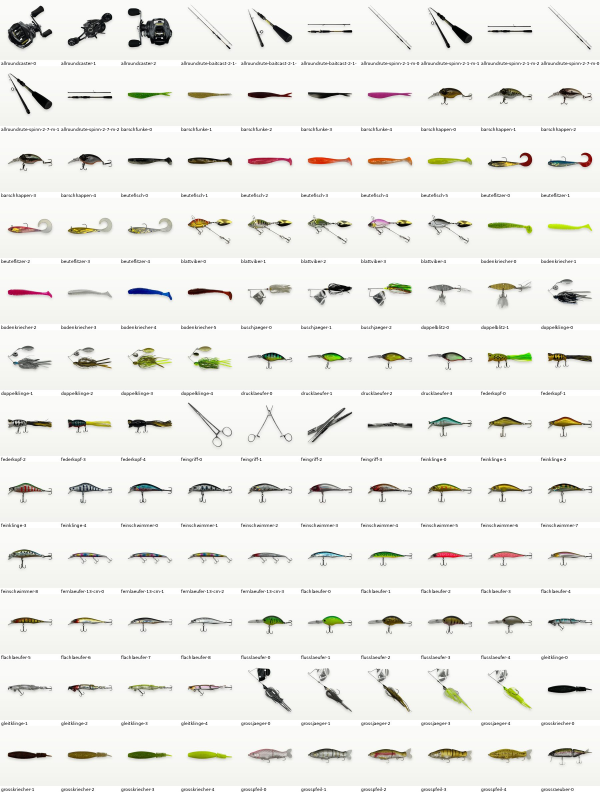
#> input picture inhalte/bilder/pruefung/alle-neu-1.jpg, 1800 x 2376 px (shown at 1/3 size)
$ python -i studio3.py   (imports and definitions only)
#> lines starting #> are read from the running program, lines starting #| are printed output that depends on the picture; after the words box and inside, x2 and y2 are one past the last pixel; in counts of white or black regions, pixels touching at a corner belong together
#> further down, picture is the input picture: PIL image 1800x2376 RGB; mean R, G, B 236.3, 236.4, 231.8
"""Studio look v3: cleaner cut-out (faint grey haze and specks no longer count as product), product centred on its
real outline, colours kept as in the original, brighter and flatter paper backdrop."""
import numpy as np
from PIL import Image, ImageFilter
from scipy import ndimage

FILL = 0.74
BG_TOP, BG_BOTTOM = (251, 251, 249), (242, 242, 238)

def backdrop(size):
    t = np.linspace(0, 1, size)[:, None] ** 1.6
    top, bot = np.array(BG_TOP, float), np.array(BG_BOTTOM, float)
    col = top[None, :] * (1 - t[..., None]) + bot[None, :] * t[..., None]
    return Image.fromarray(np.repeat(col, size, axis=1).astype(np.uint8), 'RGB')

def cutout(im, holes=True, haze=True):
#> called with holes = True, haze = True
    a = np.asarray(im).astype(np.int16)
    mn, chroma = a.min(axis=2), a.max(axis=2) - a.min(axis=2)
    light = ((mn > 236) & (chroma < 14)) | (((mn > 212) & (chroma < 10)) if haze else False)
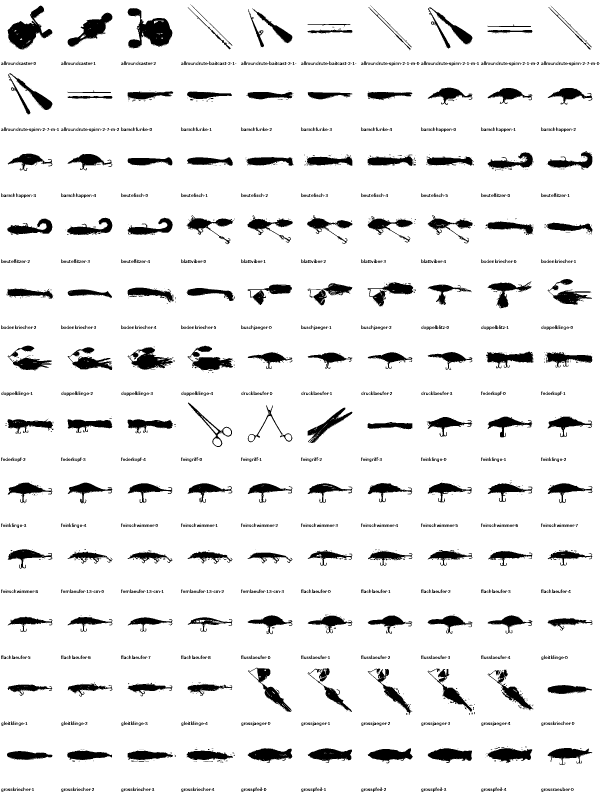
#> light: shape (2376, 1800) bool (shown at 1/3 size); 91.6% white; 2826 black regions (1449 under 20 px), largest, box (x1, y1, x2, y2) and area: (383, 24, 517, 145) 7891, (23, 17, 157, 149) 7175, (203, 38, 337, 141) 4838
    lab, _ = ndimage.label(light)
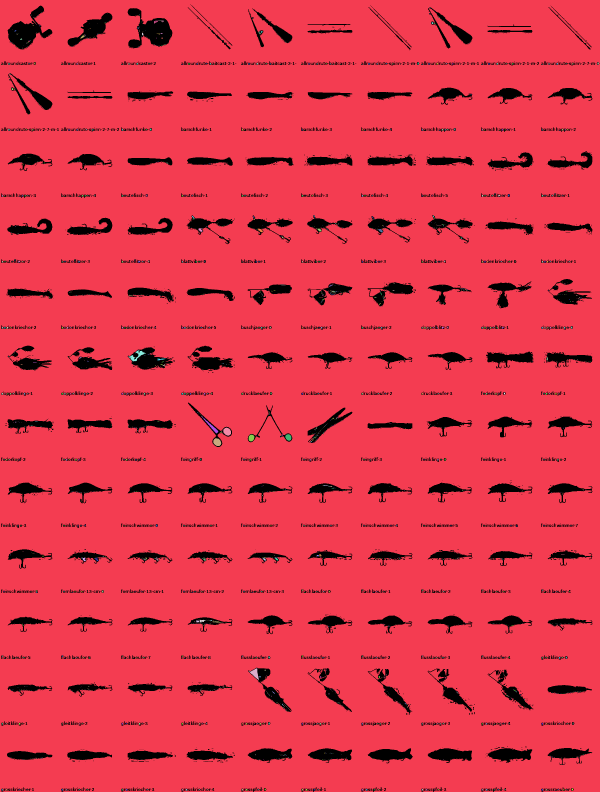
#> lab: shape (2376, 1800) int32 (shown at 1/3 size); 2512 distinct labels, from 0 to 2511; one colour per label, 0 black
    border = set(np.unique(np.concatenate([lab[0], lab[-1], lab[:, 0], lab[:, -1]]))) - {0}
#> border = 1 item
    obj = ~np.isin(lab, list(border))
#> obj: shape (2376, 1800) bool; 8.7% white; 2812 white regions (1435 under 20 px), largest, box (x1, y1, x2, y2) and area: (383, 24, 517, 145) 8122, (23, 17, 157, 149) 7306, (383, 1042, 518, 1110) 5063
    obj = ndimage.binary_opening(obj, iterations=1)
#> obj: shape (2376, 1800) bool; 7.8% white; 1619 white regions (891 under 20 px), largest, box (x1, y1, x2, y2) and area: (23, 17, 157, 149) 7251, (385, 54, 517, 145) 7216, (383, 1042, 518, 1109) 4976
    lab2, n = ndimage.label(obj)
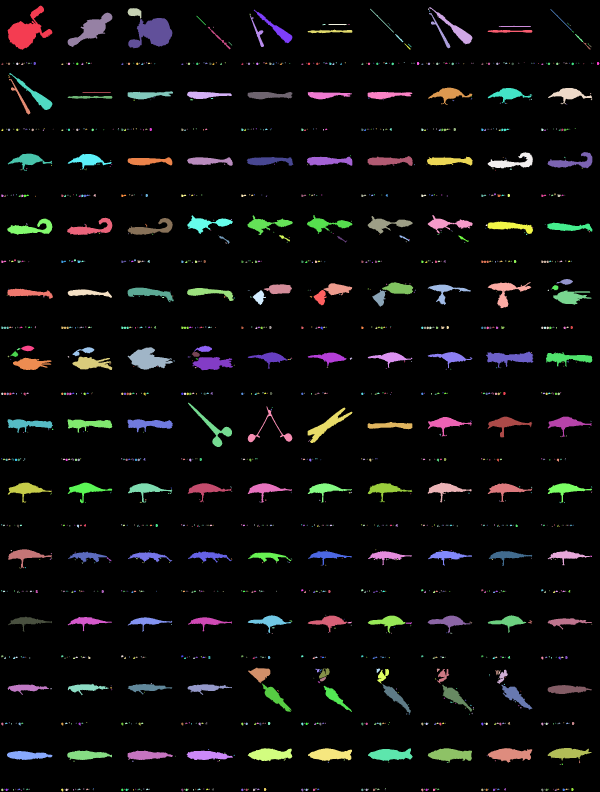
#> lab2: shape (2376, 1800) int32 (shown at 1/3 size); 1655 distinct labels, from 0 to 1654; one colour per label, 0 black
#> n = 1654
    if n > 1:
        sizes = ndimage.sum(obj, lab2, range(1, n + 1))
#> sizes = 1654 values, max 7251 at index 0, min 5 at index 14, mean 200.6
        keep = np.isin(lab2, [i + 1 for i, s in enumerate(sizes) if s >= max(sizes.max() * 0.004, 30)])
#> keep: shape (2376, 1800) bool; 7.4% white; 437 white regions, largest, box (x1, y1, x2, y2) and area: (23, 17, 157, 149) 7251, (385, 54, 517, 145) 7216, (383, 1042, 518, 1109) 4971
        obj = keep
    # enclosed pure-white areas (inside a reel bail, plier rings, spinner frames) are background, not product;
    # large flat clipped regions only, so specular highlights and white or pearl lures stay intact
    flat = (mn >= 247) & (chroma < 8)
#> flat: shape (2376, 1800) bool; 38.2% white; 8756 white regions (8329 under 20 px), largest, box (x1, y1, x2, y2) and area: (0, 1168, 1800, 1270) 142608, (0, 1566, 1800, 1659) 141762, (0, 376, 1800, 470) 132609
    lab3, n3 = ndimage.label(flat & obj)
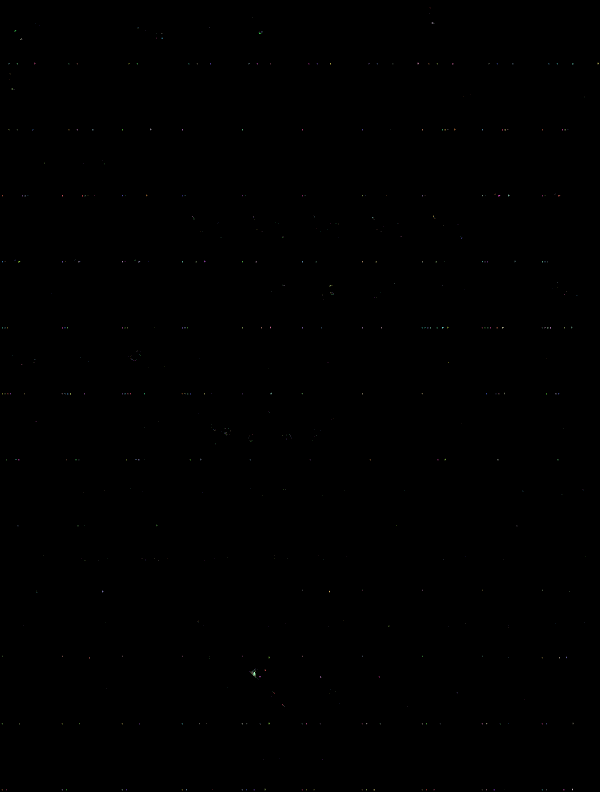
#> lab3: shape (2376, 1800) int32 (shown at 1/3 size); 745 distinct labels, from 0 to 744; one colour per label, 0 black
#> n3 = 744
    if n3 and holes:
        sizes = ndimage.sum(np.ones_like(mn), lab3, range(1, n3 + 1))
#> sizes = 744 values, max 57 at index 602, min 1 at index 1, mean 3.85
        big = [i + 1 for i, s in enumerate(sizes) if s >= mn.size * 0.0012]
#> big = []
        if big:
            hole = ndimage.binary_dilation(np.isin(lab3, big), iterations=1) & (mn > 225) & (chroma < 16)
            obj = obj & ~hole
    alpha = ndimage.gaussian_filter(obj.astype(np.float32), 0.8)
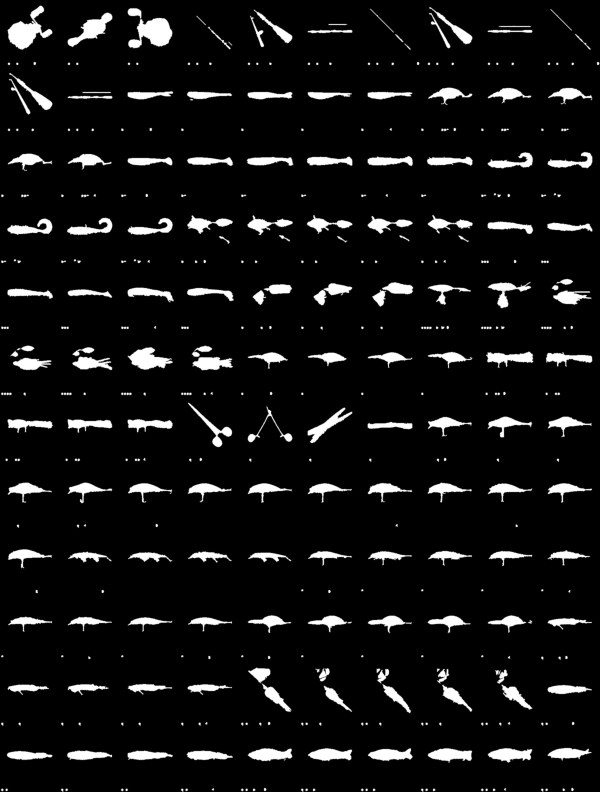
#> alpha: shape (2376, 1800) float32 (shown at 1/3 size); min 0, max 1, mean 0.0744
    return Image.fromarray((np.clip(alpha, 0, 1) * 255).astype(np.uint8), 'L')

def studio3(im, size=1400, sharpen=(1.0, 70, 2), jpeg_source=False, holes=True, haze=True):
    alpha = cutout(im, holes, haze)
    box = alpha.point(lambda v: 255 if v > 128 else 0).getbbox()
#> box = (3, 17, 1798, 2376)
    if not box: return backdrop(size)
    obj, m = im.crop(box), alpha.crop(box)
#> obj: PIL image 1795x2359 RGB
    if jpeg_source:
        import cv2
        obj = Image.fromarray(np.clip(cv2.bilateralFilter(np.asarray(obj).astype(np.float32), 5, 10, 3), 0, 255).astype(np.uint8))
    s = size * FILL / max(obj.size)
    ns = (max(1, round(obj.width * s)), max(1, round(obj.height * s)))
    obj, m = obj.resize(ns, Image.LANCZOS), m.resize(ns, Image.LANCZOS)
#> obj: PIL image 788x1036 RGB
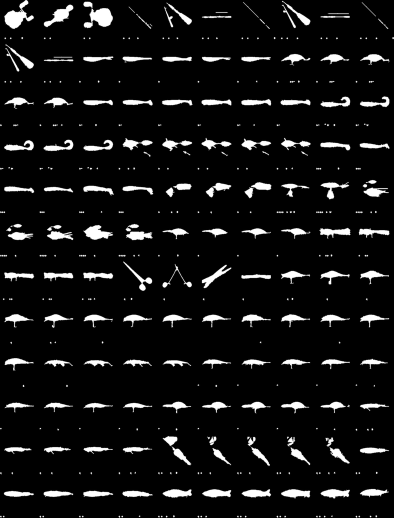
#> m: PIL image 788x1036 L (shown at 1/2 size); min 0, max 255, mean 19.2
    r, p, t = sharpen
    obj = obj.filter(ImageFilter.UnsharpMask(radius=r, percent=p, threshold=t))
    # optical centre: halfway between the outline box and the product's visual mass (hooks hanging below pull less)
    ma = np.asarray(m).astype(float)
    cy = (ma.sum(1) * np.arange(ns[1])).sum() / max(ma.sum(), 1)
#> cy = 501.7
    oy = round(((ns[1] / 2) - cy) * 0.5)
#> oy = 8
    x, y = (size - ns[0]) // 2, (size - ns[1]) // 2 - round(size * 0.015) + oy
#> x = 306; y = 169
    out = backdrop(size)
    sh = Image.new('L', (size, size), 0); sh.paste(m, (x, y + round(size * 0.022)))
    sh = sh.filter(ImageFilter.GaussianBlur(size * 0.02)).point(lambda v: int(v * 0.24))
    out.paste(Image.new('RGB', (size, size), (46, 44, 36)), mask=sh)
    out.paste(obj, (x, y), mask=m)
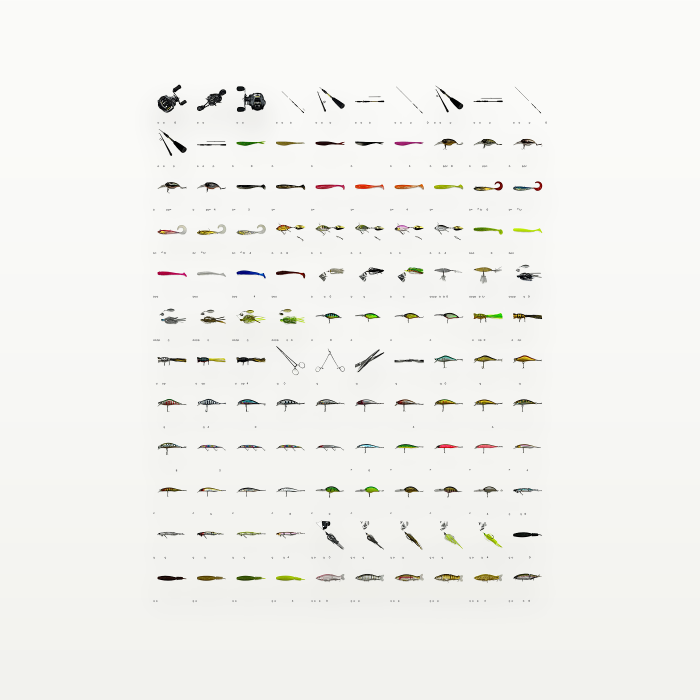
#> out: PIL image 1400x1400 RGB (shown at 1/2 size); mean R, G, B 242, 241.9, 238.5
    return out

>>> from PIL import Image
>>> picture = Image.open('alle-neu-1.jpg')
>>> result = studio3(picture)

$ run again, on inhalte/bilder/pruefung/alle-neu-2.jpg
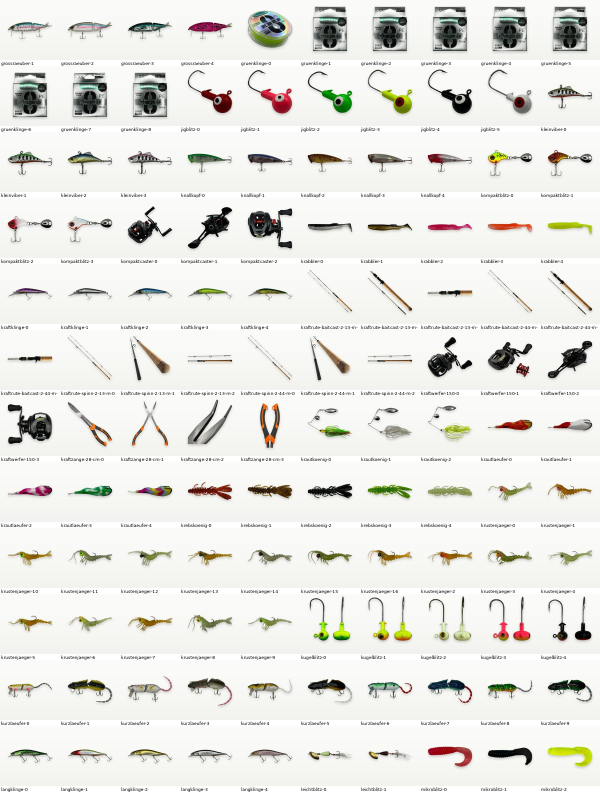
#> input picture inhalte/bilder/pruefung/alle-neu-2.jpg, 1800 x 2376 px (shown at 1/3 size)
#> picture is the input picture: PIL image 1800x2376 RGB; mean R, G, B 231.6, 231.4, 226.5
#> light: shape (2376, 1800) bool; 88% white; 2960 black regions (1606 under 20 px), largest, box (x1, y1, x2, y2) and area: (742, 32, 878, 146) 11994, (218, 218, 322, 354) 11526, (1658, 20, 1762, 157) 11383
#> lab: shape (2376, 1800) int32; 2698 distinct labels, from 0 to 2697
#> border = 1 item
#> lab2: shape (2376, 1800) int32; 1652 distinct labels, from 0 to 1651
#> n = 1651
#> in cutout, `sizes = ndimage.sum(obj, lab2, range(1, n + 1))`: sizes = 1651 values, max 13718 at index 2, min 5 at index 17, mean 301.2
#> keep: shape (2376, 1800) bool; 11% white; 184 white regions, largest, box (x1, y1, x2, y2) and area: (1298, 20, 1402, 157) 13718, (1478, 20, 1582, 157) 13709, (218, 218, 322, 354) 13597
#> in cutout, `flat = (mn >= 247) & (chroma < 8)`:
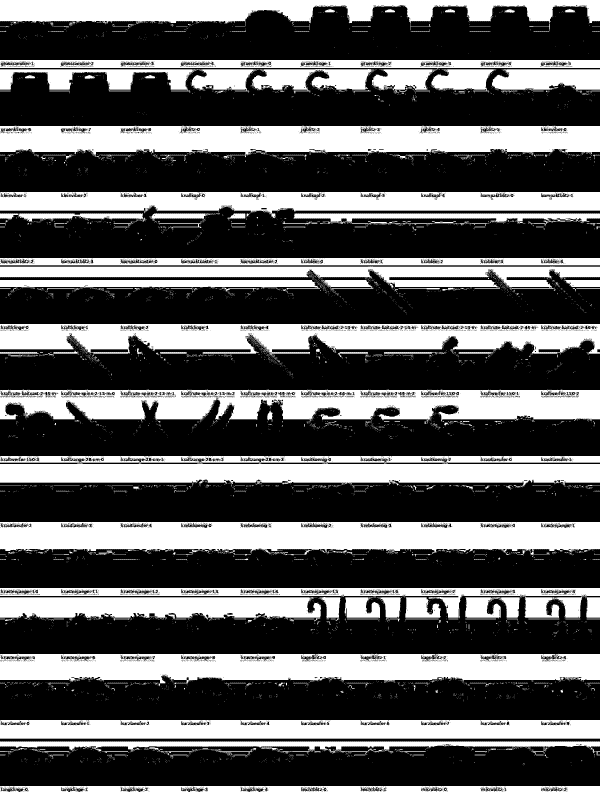
#> flat: shape (2376, 1800) bool (shown at 1/3 size); 36.6% white; 7551 white regions (7138 under 20 px), largest, box (x1, y1, x2, y2) and area: (0, 1566, 1800, 1665) 143362, (0, 376, 1800, 477) 133831, (0, 1960, 1800, 2058) 131923
#> lab3: shape (2376, 1800) int32; 361 distinct labels, from 0 to 360
#> n3 = 360
#> in cutout, `sizes = ndimage.sum(np.ones_like(mn), lab3, range(1, n3 + 1))`: sizes = 360 values, max 225 at index 33, min 1 at index 3, mean 5.52
#> big = []
#> box = (19, 20, 1780, 2373)
#> cy = 419.3
#> oy = 49
#> x = 312; y = 210
#> in studio3, `out.paste(obj, (x, y), mask=m)`:
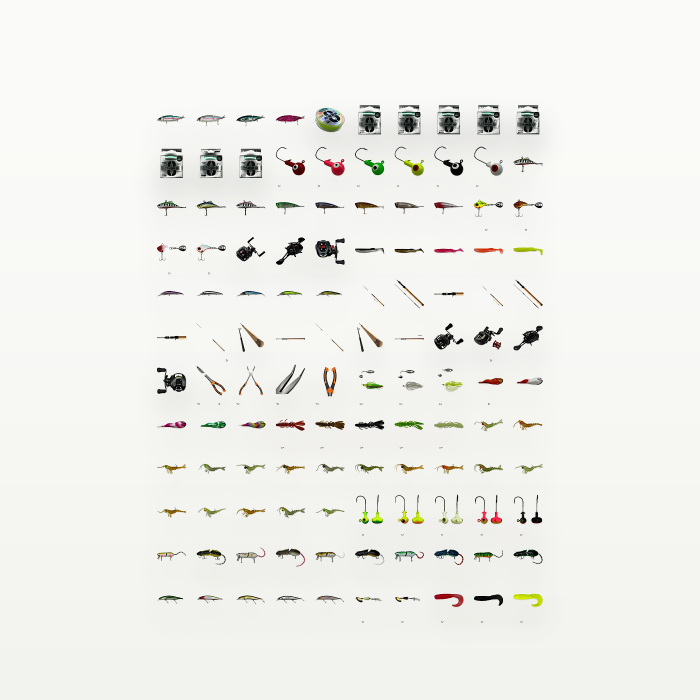
#> out: PIL image 1400x1400 RGB (shown at 1/2 size); mean R, G, B 239.5, 239.2, 235.7

$ run again, on inhalte/bilder/pruefung/alle-neu-3.jpg
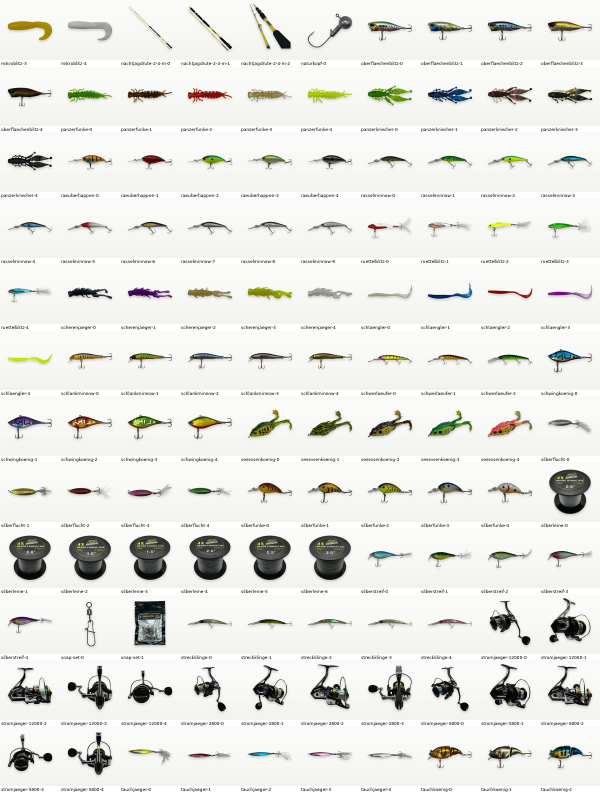
#> input picture inhalte/bilder/pruefung/alle-neu-3.jpg, 1800 x 2376 px (shown at 1/3 size)
#> picture is the input picture: PIL image 1800x2376 RGB; mean R, G, B 230.7, 231.1, 226.6
#> light: shape (2376, 1800) bool; 88.8% white; 2898 black regions (1519 under 20 px), largest, box (x1, y1, x2, y2) and area: (927, 1607, 1053, 1744) 12714, (207, 1607, 333, 1744) 12686, (1647, 1409, 1773, 1546) 12679
#> lab: shape (2376, 1800) int32; 2966 distinct labels, from 0 to 2965
#> border = 1 item
#> lab2: shape (2376, 1800) int32; 1624 distinct labels, from 0 to 1623
#> n = 1623
#> in cutout, `sizes = ndimage.sum(obj, lab2, range(1, n + 1))`: sizes = 1623 values, max 12808 at index 1054, min 5 at index 4, mean 284.2
#> keep: shape (2376, 1800) bool; 10.3% white; 238 white regions, largest, box (x1, y1, x2, y2) and area: (1647, 1409, 1773, 1546) 12808, (927, 1607, 1053, 1744) 12800, (207, 1607, 333, 1744) 12780
#> in cutout, `flat = (mn >= 247) & (chroma < 8)`:
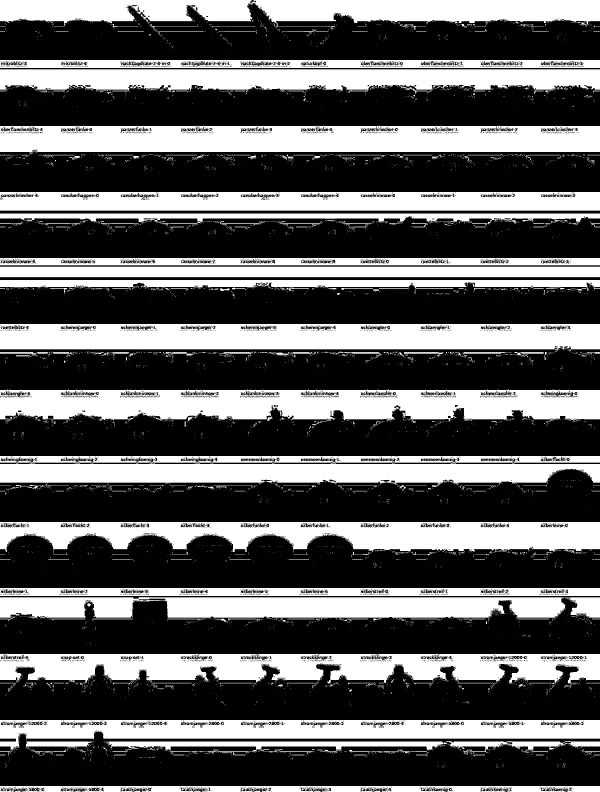
#> flat: shape (2376, 1800) bool (shown at 1/3 size); 37.1% white; 7906 white regions (7517 under 20 px), largest, box (x1, y1, x2, y2) and area: (0, 1168, 1800, 1269) 139849, (0, 376, 1800, 462) 133344, (0, 972, 1800, 1053) 130267
#> lab3: shape (2376, 1800) int32; 816 distinct labels, from 0 to 815
#> n3 = 815
#> in cutout, `sizes = ndimage.sum(np.ones_like(mn), lab3, range(1, n3 + 1))`: sizes = 815 values, max 73 at index 351, min 1 at index 0, mean 3.32
#> big = []
#> box = (12, 11, 1777, 2373)
#> cy = 585.3
#> oy = -34
#> x = 313; y = 127
#> in studio3, `out.paste(obj, (x, y), mask=m)`:
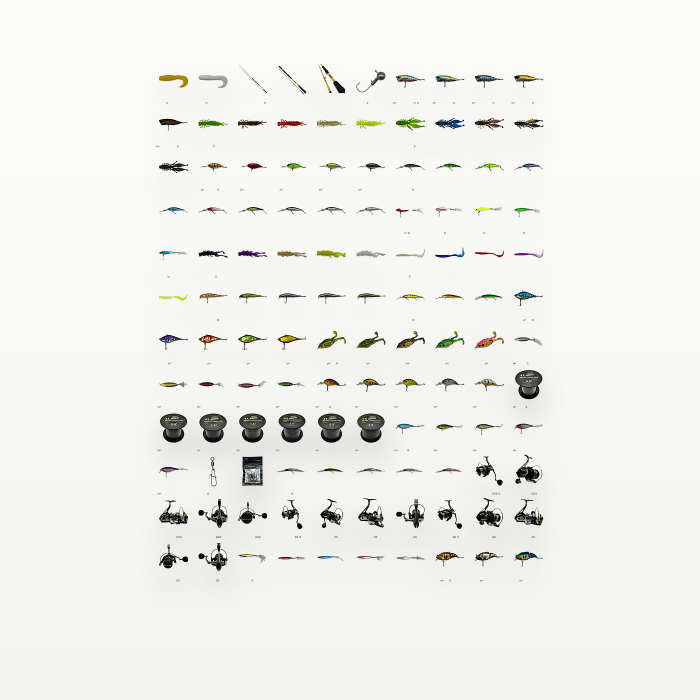
#> out: PIL image 1400x1400 RGB (shown at 1/2 size); mean R, G, B 239.3, 239.3, 235.9
